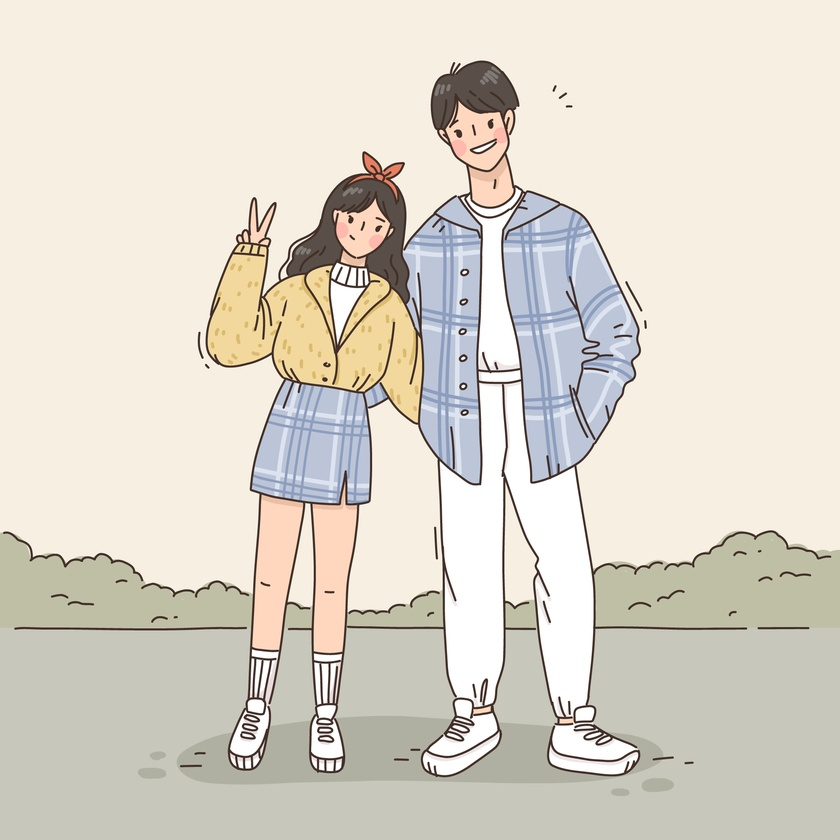
#> input picture imgs/7720620.jpg, 840 x 840 px, shrunk from 2000 x 2000 before the run; its folder holds only this picture in this run
$ python main.py
#> lines starting #> are read from the running program, lines starting #| are printed output that depends on the picture
from PIL import Image, ImageEnhance, ImageFilter
import os

path = './imgs'
pathout = './Image Editor/editedImgs'  # Remove the leading slash

# Create the output directory if it doesn't exist
if not os.path.exists(pathout):
    os.makedirs(pathout)

for filename in os.listdir(path):
    img = Image.open(f"{path}/{filename}")
#> img is the input picture: PIL image 840x840 RGB; mean R, G, B 220.5, 214.8, 203.3

    edit = img.filter(ImageFilter.SHARPEN).convert('L')
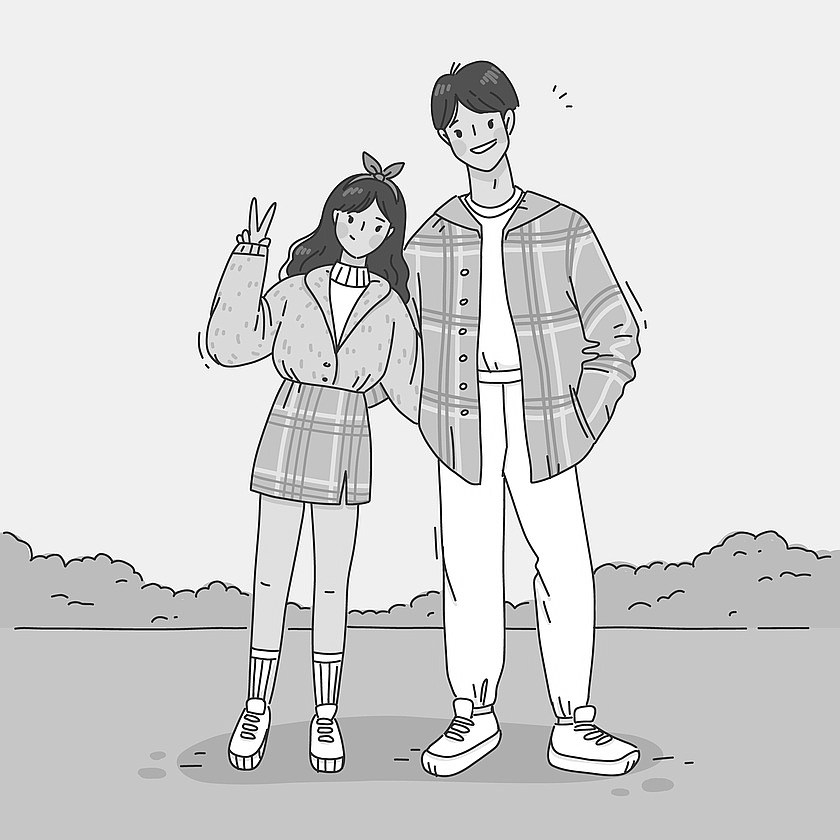
#> edit: PIL image 840x840 L; min 0, max 255, mean 215.1

    factor = 1.5
    enhancer = ImageEnhance.Contrast(edit)
    edit = enhancer.enhance(factor)
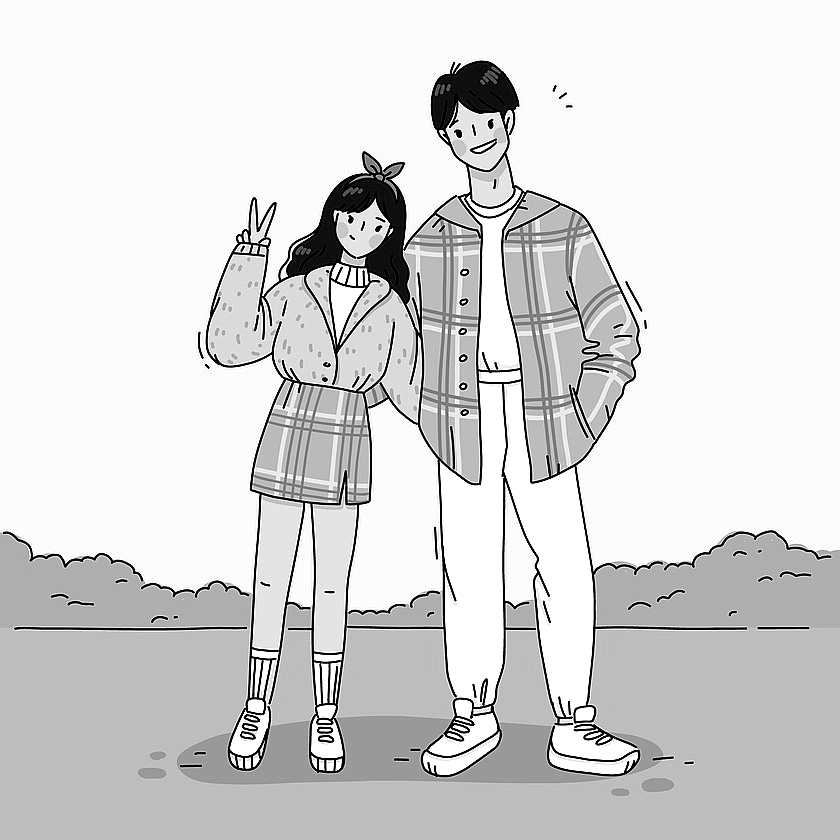
#> edit: PIL image 840x840 L; min 0, max 255, mean 215.8

    clean_name = os.path.splitext(filename)[0]

    edit.save(f'{pathout}/{clean_name}_edited.jpg')

$ run again, on imgs/7720852.jpg
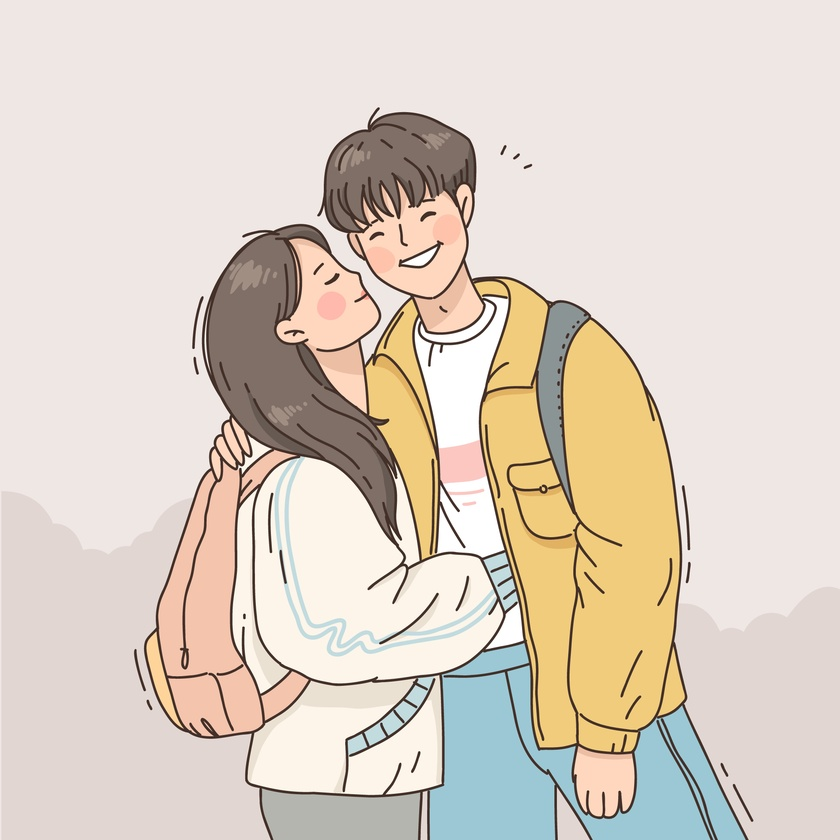
#> input picture imgs/7720852.jpg, 840 x 840 px, shrunk from 2000 x 2000 before the run
#> img is the input picture: PIL image 840x840 RGB; mean R, G, B 221.2, 209.7, 197.4
#> `edit = img.filter(ImageFilter.SHARPEN).convert('L')`:
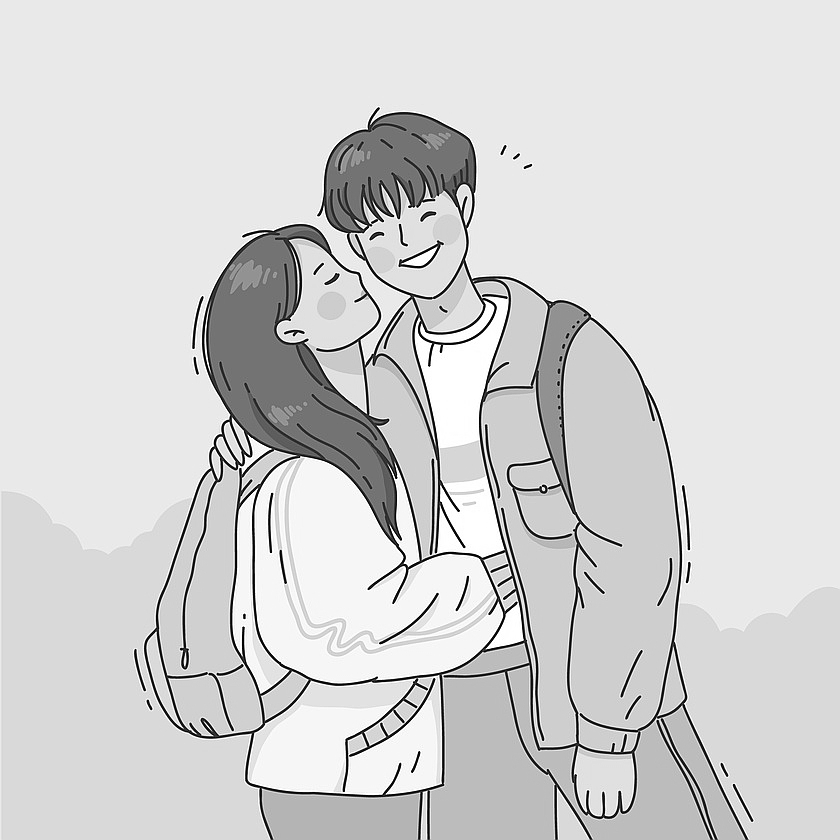
#> edit: PIL image 840x840 L; min 0, max 255, mean 211.4
#> `edit = enhancer.enhance(factor)`:
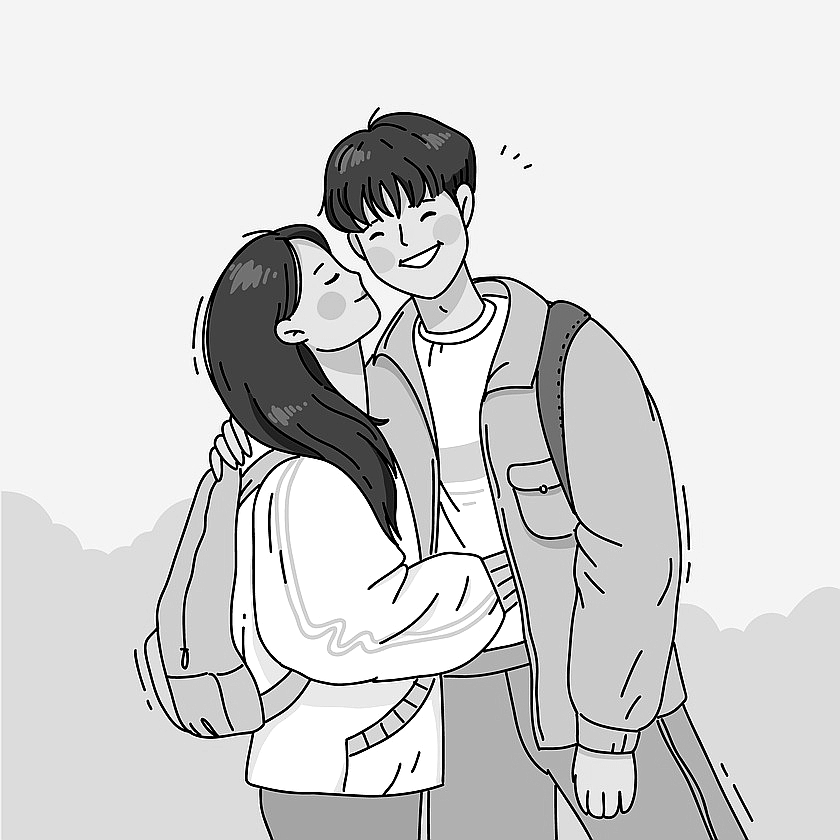
#> edit: PIL image 840x840 L; min 0, max 255, mean 213.1
